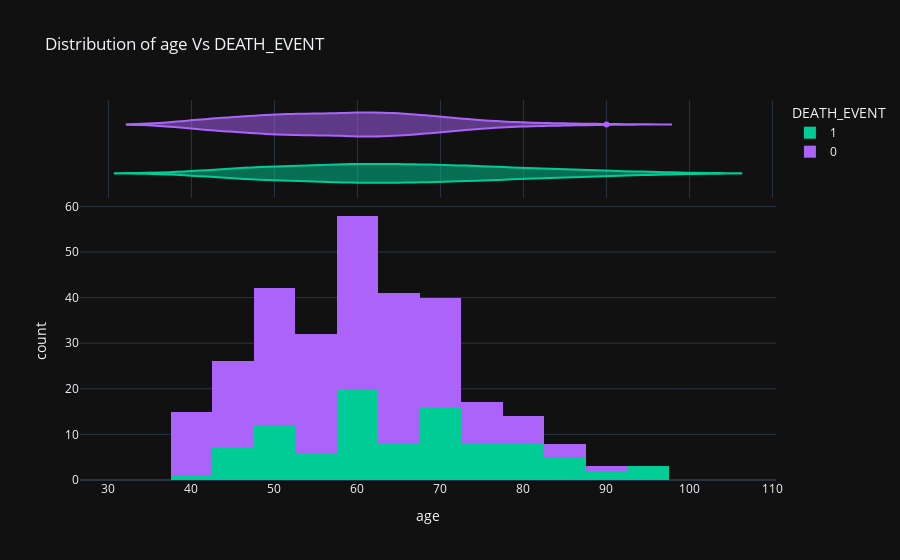
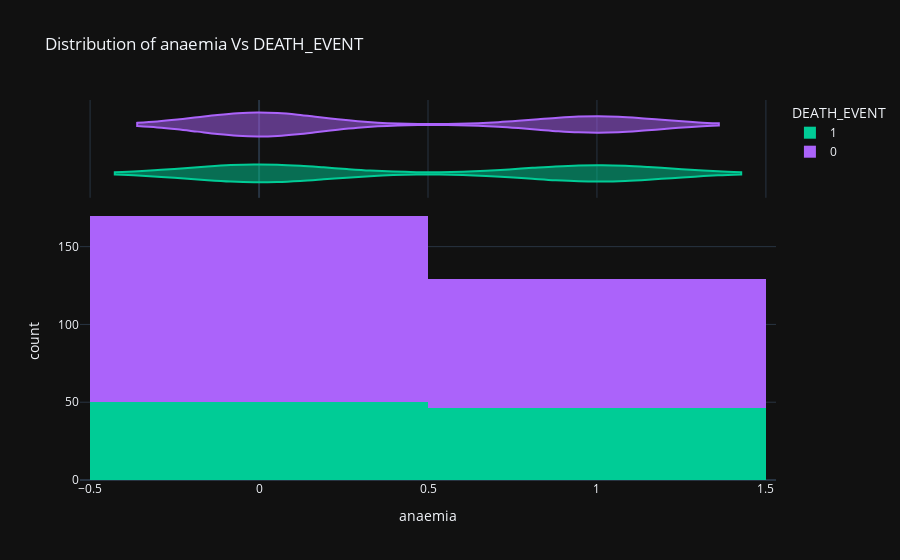
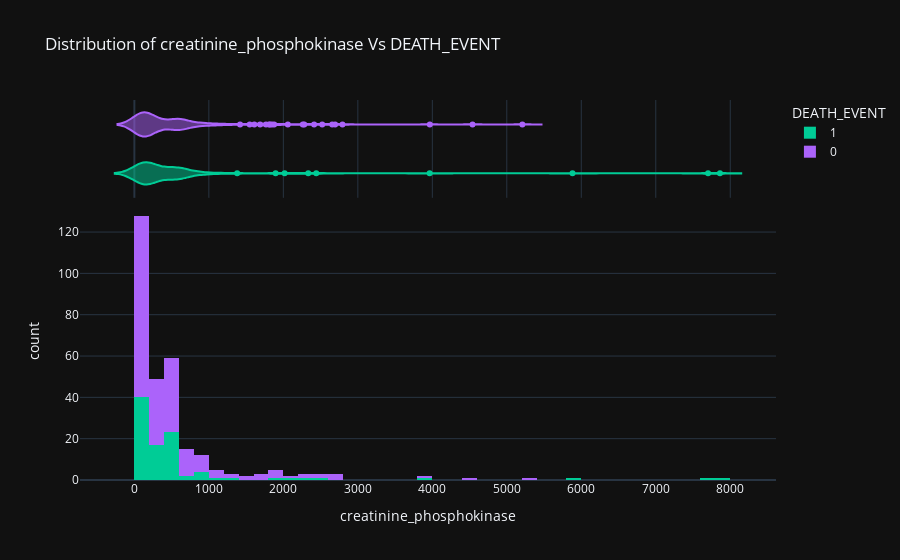

Source (notebook cell) for these figures, in order:
### Code cell
import plotly.express as px
for i in df_plot.columns:

    fig = px.histogram(df, x=i, color="DEATH_EVENT", marginal="violin",hover_data=i,
                   title =f"Distribution of {i} Vs DEATH_EVENT", 
                   labels={i},
                   template="plotly_dark",
                   color_discrete_map={"0": "RebeccaPurple", "1": "MediumPurple"})
    fig.show()

### Figure 1 — Plotly figure (JSON) as saved in the notebook; plotly's stock layout.template omitted (floating-point values rounded to 4 significant figures; data arrays with more than 128 entries replaced by an {"elided": "..."} marker saying what was removed)
{"data": [{"alignmentgroup": "True", "bingroup": "x", "hovertemplate": "DEATH_EVENT=1<br>age=%{x}<br>count=%{y}<extra></extra>", "legendgroup": "1", "marker": {"color": "#00cc96", "pattern": {"shape": ""}}, "name": "1", "offsetgroup": "1", "orientation": "v", "showlegend": true, "type": "histogram", "x": [75, 55, 65, 50, 65, 90, 75, 60, 65, 80, 75, 62, 45, 50, 82, 87, 45, 70, 48, 65, 68, 75, 80, 95, 70, 58, 82, 94, 85, 50, 65, 69, 90, 82, 60, 70, 50, 70, 60, 50, 51, 60, 80, 57, 68, 53, 60, 70, 60, 95, 49, 72, 45, 50, 45, 60, 42, 72, 70, 65, 85, 69, 60, 60, 59, 60, 72, 85, 70, 86, 60, 46, 80, 72, 75, 72, 50, 45, 80, 59, 59, 65, 75, 58, 60.67, 50, 60, 45, 77, 48, 54, 73, 60, 55, 65, 55], "xaxis": "x", "yaxis": "y"}, {"alignmentgroup": "True", "hovertemplate": "DEATH_EVENT=1<br>age=%{x}<extra></extra>", "legendgroup": "1", "marker": {"color": "#00cc96"}, "name": "1", "offsetgroup": "1", "scalegroup": "x", "showlegend": false, "type": "violin", "x": [75, 55, 65, 50, 65, 90, 75, 60, 65, 80, 75, 62, 45, 50, 82, 87, 45, 70, 48, 65, 68, 75, 80, 95, 70, 58, 82, 94, 85, 50, 65, 69, 90, 82, 60, 70, 50, 70, 60, 50, 51, 60, 80, 57, 68, 53, 60, 70, 60, 95, 49, 72, 45, 50, 45, 60, 42, 72, 70, 65, 85, 69, 60, 60, 59, 60, 72, 85, 70, 86, 60, 46, 80, 72, 75, 72, 50, 45, 80, 59, 59, 65, 75, 58, 60.67, 50, 60, 45, 77, 48, 54, 73, 60, 55, 65, 55], "xaxis": "x2", "yaxis": "y2"}, {"alignmentgroup": "True", "bingroup": "x", "hovertemplate": "DEATH_EVENT=0<br>age=%{x}<br>count=%{y}<extra></extra>", "legendgroup": "0", "marker": {"color": "#ab63fa", "pattern": {"shape": ""}}, "name": "0", "offsetgroup": "0", "orientation": "v", "showlegend": true, "type": "histogram", "x": {"elided": "203 float values"}, "xaxis": "x", "yaxis": "y"}, {"alignmentgroup": "True", "hovertemplate": "DEATH_EVENT=0<br>age=%{x}<extra></extra>", "legendgroup": "0", "marker": {"color": "#ab63fa"}, "name": "0", "offsetgroup": "0", "scalegroup": "x", "showlegend": false, "type": "violin", "x": {"elided": "203 float values"}, "xaxis": "x2", "yaxis": "y2"}], "layout": {"barmode": "relative", "legend": {"title": {"text": "DEATH_EVENT"}, "tracegroupgap": 0}, "title": {"text": "Distribution of age Vs DEATH_EVENT"}, "xaxis": {"anchor": "y", "domain": [0, 1], "title": {"text": "age"}}, "xaxis2": {"anchor": "y2", "domain": [0, 1], "matches": "x", "showgrid": true, "showticklabels": false}, "yaxis": {"anchor": "x", "domain": [0, 0.7326], "title": {"text": "count"}}, "yaxis2": {"anchor": "x2", "domain": [0.7426, 1], "matches": "y2", "showgrid": false, "showline": false, "showticklabels": false, "ticks": ""}}}

### Figure 2 — Plotly figure (JSON) as saved in the notebook; plotly's stock layout.template omitted (floating-point values rounded to 4 significant figures; data arrays with more than 128 entries replaced by an {"elided": "..."} marker saying what was removed)
{"data": [{"alignmentgroup": "True", "bingroup": "x", "hovertemplate": "DEATH_EVENT=1<br>anaemia=%{x}<br>count=%{y}<extra></extra>", "legendgroup": "1", "marker": {"color": "#00cc96", "pattern": {"shape": ""}}, "name": "1", "offsetgroup": "1", "orientation": "v", "showlegend": true, "type": "histogram", "x": [0, 0, 0, 1, 1, 1, 1, 1, 0, 1, 1, 0, 1, 1, 1, 1, 0, 1, 1, 1, 1, 0, 0, 1, 0, 1, 0, 0, 0, 1, 0, 0, 1, 1, 0, 0, 0, 0, 1, 0, 0, 0, 1, 1, 1, 1, 0, 1, 1, 1, 0, 0, 0, 0, 0, 0, 1, 1, 0, 0, 0, 0, 1, 1, 1, 1, 1, 0, 1, 0, 0, 0, 0, 1, 1, 0, 1, 0, 0, 0, 1, 0, 0, 1, 1, 0, 0, 0, 1, 1, 1, 0, 0, 0, 1, 0], "xaxis": "x", "yaxis": "y"}, {"alignmentgroup": "True", "hovertemplate": "DEATH_EVENT=1<br>anaemia=%{x}<extra></extra>", "legendgroup": "1", "marker": {"color": "#00cc96"}, "name": "1", "offsetgroup": "1", "scalegroup": "x", "showlegend": false, "type": "violin", "x": [0, 0, 0, 1, 1, 1, 1, 1, 0, 1, 1, 0, 1, 1, 1, 1, 0, 1, 1, 1, 1, 0, 0, 1, 0, 1, 0, 0, 0, 1, 0, 0, 1, 1, 0, 0, 0, 0, 1, 0, 0, 0, 1, 1, 1, 1, 0, 1, 1, 1, 0, 0, 0, 0, 0, 0, 1, 1, 0, 0, 0, 0, 1, 1, 1, 1, 1, 0, 1, 0, 0, 0, 0, 1, 1, 0, 1, 0, 0, 0, 1, 0, 0, 1, 1, 0, 0, 0, 1, 1, 1, 0, 0, 0, 1, 0], "xaxis": "x2", "yaxis": "y2"}, {"alignmentgroup": "True", "bingroup": "x", "hovertemplate": "DEATH_EVENT=0<br>anaemia=%{x}<br>count=%{y}<extra></extra>", "legendgroup": "0", "marker": {"color": "#ab63fa", "pattern": {"shape": ""}}, "name": "0", "offsetgroup": "0", "orientation": "v", "showlegend": true, "type": "histogram", "x": {"elided": "203 int values"}, "xaxis": "x", "yaxis": "y"}, {"alignmentgroup": "True", "hovertemplate": "DEATH_EVENT=0<br>anaemia=%{x}<extra></extra>", "legendgroup": "0", "marker": {"color": "#ab63fa"}, "name": "0", "offsetgroup": "0", "scalegroup": "x", "showlegend": false, "type": "violin", "x": {"elided": "203 int values"}, "xaxis": "x2", "yaxis": "y2"}], "layout": {"barmode": "relative", "legend": {"title": {"text": "DEATH_EVENT"}, "tracegroupgap": 0}, "title": {"text": "Distribution of anaemia Vs DEATH_EVENT"}, "xaxis": {"anchor": "y", "domain": [0, 1], "title": {"text": "anaemia"}}, "xaxis2": {"anchor": "y2", "domain": [0, 1], "matches": "x", "showgrid": true, "showticklabels": false}, "yaxis": {"anchor": "x", "domain": [0, 0.7326], "title": {"text": "count"}}, "yaxis2": {"anchor": "x2", "domain": [0.7426, 1], "matches": "y2", "showgrid": false, "showline": false, "showticklabels": false, "ticks": ""}}}

### Figure 3 — Plotly figure (JSON) as saved in the notebook; plotly's stock layout.template omitted (floating-point values rounded to 4 significant figures; data arrays with more than 128 entries replaced by an {"elided": "..."} marker saying what was removed)
{"data": [{"alignmentgroup": "True", "bingroup": "x", "hovertemplate": "DEATH_EVENT=1<br>creatinine_phosphokinase=%{x}<br>count=%{y}<extra></extra>", "legendgroup": "1", "marker": {"color": "#00cc96", "pattern": {"shape": ""}}, "name": "1", "offsetgroup": "1", "orientation": "v", "showlegend": true, "type": "histogram", "x": [582, 7861, 146, 111, 160, 47, 246, 315, 157, 123, 81, 231, 981, 168, 379, 149, 582, 125, 582, 128, 220, 582, 148, 112, 122, 60, 70, 582, 23, 249, 94, 582, 60, 855, 235, 582, 124, 571, 588, 582, 1380, 582, 553, 129, 577, 91, 3964, 69, 260, 371, 789, 364, 7702, 318, 582, 68, 250, 110, 161, 113, 5882, 582, 47, 76, 280, 154, 328, 129, 143, 582, 582, 168, 805, 943, 582, 233, 2334, 2442, 776, 66, 176, 395, 99, 145, 104, 582, 1896, 582, 418, 131, 427, 582, 166, 2017, 258, 1199], "xaxis": "x", "yaxis": "y"}, {"alignmentgroup": "True", "hovertemplate": "DEATH_EVENT=1<br>creatinine_phosphokinase=%{x}<extra></extra>", "legendgroup": "1", "marker": {"color": "#00cc96"}, "name": "1", "offsetgroup": "1", "scalegroup": "x", "showlegend": false, "type": "violin", "x": [582, 7861, 146, 111, 160, 47, 246, 315, 157, 123, 81, 231, 981, 168, 379, 149, 582, 125, 582, 128, 220, 582, 148, 112, 122, 60, 70, 582, 23, 249, 94, 582, 60, 855, 235, 582, 124, 571, 588, 582, 1380, 582, 553, 129, 577, 91, 3964, 69, 260, 371, 789, 364, 7702, 318, 582, 68, 250, 110, 161, 113, 5882, 582, 47, 76, 280, 154, 328, 129, 143, 582, 582, 168, 805, 943, 582, 233, 2334, 2442, 776, 66, 176, 395, 99, 145, 104, 582, 1896, 582, 418, 131, 427, 582, 166, 2017, 258, 1199], "xaxis": "x2", "yaxis": "y2"}, {"alignmentgroup": "True", "bingroup": "x", "hovertemplate": "DEATH_EVENT=0<br>creatinine_phosphokinase=%{x}<br>count=%{y}<extra></extra>", "legendgroup": "0", "marker": {"color": "#ab63fa", "pattern": {"shape": ""}}, "name": "0", "offsetgroup": "0", "orientation": "v", "showlegend": true, "type": "histogram", "x": {"elided": "203 int values"}, "xaxis": "x", "yaxis": "y"}, {"alignmentgroup": "True", "hovertemplate": "DEATH_EVENT=0<br>creatinine_phosphokinase=%{x}<extra></extra>", "legendgroup": "0", "marker": {"color": "#ab63fa"}, "name": "0", "offsetgroup": "0", "scalegroup": "x", "showlegend": false, "type": "violin", "x": {"elided": "203 int values"}, "xaxis": "x2", "yaxis": "y2"}], "layout": {"barmode": "relative", "legend": {"title": {"text": "DEATH_EVENT"}, "tracegroupgap": 0}, "title": {"text": "Distribution of creatinine_phosphokinase Vs DEATH_EVENT"}, "xaxis": {"anchor": "y", "domain": [0, 1], "title": {"text": "creatinine_phosphokinase"}}, "xaxis2": {"anchor": "y2", "domain": [0, 1], "matches": "x", "showgrid": true, "showticklabels": false}, "yaxis": {"anchor": "x", "domain": [0, 0.7326], "title": {"text": "count"}}, "yaxis2": {"anchor": "x2", "domain": [0.7426, 1], "matches": "y2", "showgrid": false, "showline": false, "showticklabels": false, "ticks": ""}}}
